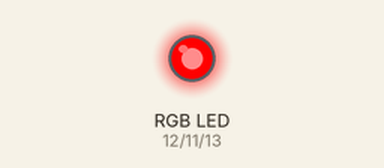
The sketch below on a simulated Arduino Uno, built with avr-gcc and run on an emulated ATmega328P. Parts: an RGB LED mixed from three pins (HIGH = lit).

Above: at 0.05 s.
At 1.5 s:
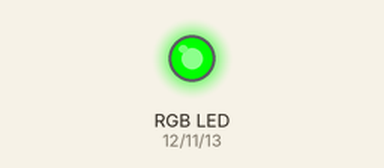
At 3.0 s:
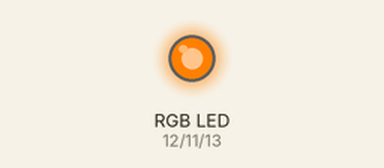
Timing chart, 0 to 6.9 s (numbered marks = the images above):
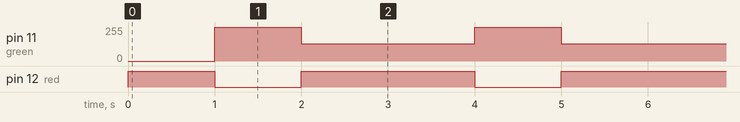

Measured:
- by itself, pin 11 (green): alternates 255/255 for 1.0 s and 128/255 for 2.0 s
- by itself, pin 12 (red): repeats every 3.0 s: LOW 1.0 s, HIGH 2.0 s

The sketch:

LedTrialShieldGreenBeltSolution.ino
```cpp
/*

  Led Trial Shield, Green Belt
  (C) 2015 Thijs van Beers and Richel Bilderbeek

*/

//The RGB LED is connected to these pins on the Trial Shield
const int green = 11;
const int red   = 12;
const int blue  = 13;

void setup() {
  //The RGB LED is an output
  pinMode(red, OUTPUT);
  pinMode(green, OUTPUT);
  pinMode(blue, OUTPUT);
}

void loop() {
  //Turn the RGB LED red for a second
  digitalWrite(red, HIGH);
  delay(1000);
  //Turn the RGB LED green for a second
  digitalWrite(red, LOW);
  digitalWrite(green, HIGH);
  delay(1000);
  //Turn the RGB LED orange for a second
  digitalWrite(red, HIGH);
  analogWrite(green, 128);
  delay(1000);
}
```
